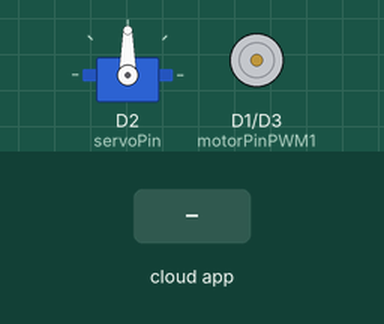
Simulated run of this sketch. Board: ESP8266 (NodeMCU). Parts: servo, motor-driver pin pairs drawn as motors (green arrow = first pin HIGH = forward, orange = second pin HIGH = backward, longer = more drive). The inputs (shaded band) are chosen by the test bench. The RemoteXY app is connected.

Above: at 1.2 s.
1.3 s: the phone or cloud app sets slider_ver to -100
At 1.9 s:
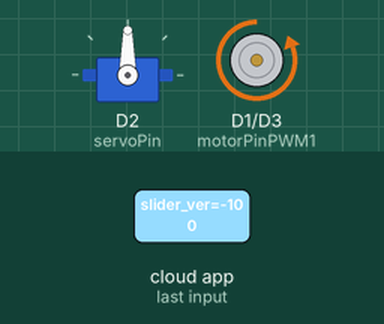
2.8 s: the phone or cloud app sets slider_gor to -100
At 3.1 s:
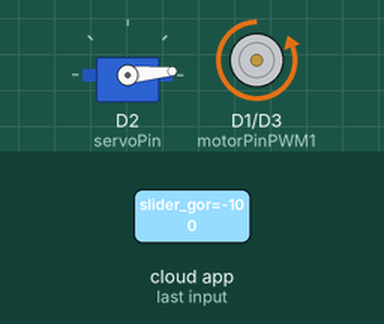
4.3 s: the phone or cloud app sets slider_ver to 100
At 5.4 s:
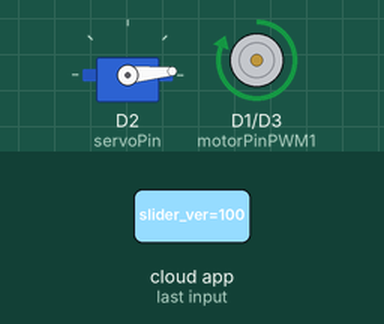
5.8 s: the phone or cloud app sets slider_gor to 0
At 6.5 s:
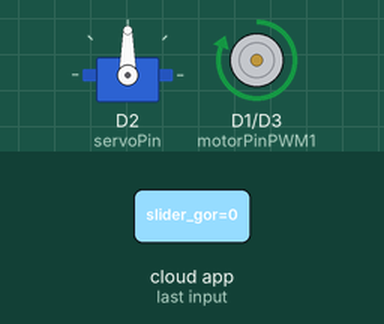
7.3 s: the phone or cloud app sets slider_gor to 100
At 7.7 s:
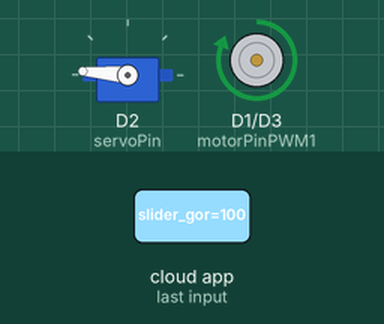
8.8 s: the phone or cloud app sets slider_ver to -100
At 10.1 s:
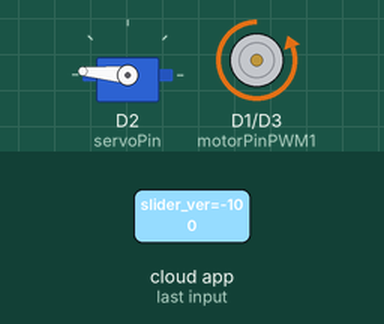
Timing chart, 0 to 11.3 s (numbered marks = the images above; inputs shaded):
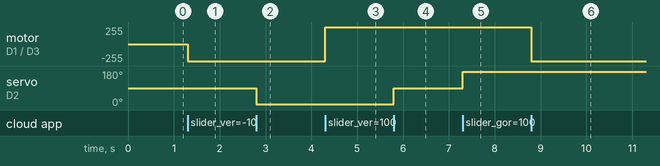

The sketch:

sketch_may20a.ino
```cpp
// (licence header left out)
//////////////////////////////////////////////
//        RemoteXY include library          //
//////////////////////////////////////////////

// можете включить вывод отладочной информации в Serial на 115200
//#define REMOTEXY__DEBUGLOG

// определение режима соединения и подключение библиотеки RemoteXY
#define REMOTEXY_MODE__WIFI_POINT
#define REMOTEXY__DEBUGLOG

#include <ESP8266WiFi.h>
#include <RemoteXY.h>
#include <Servo.h>  // Подключаем библиотеку Servo

// настройки соединения
#define REMOTEXY_WIFI_SSID "IMboat"
#define REMOTEXY_WIFI_PASSWORD ""
#define REMOTEXY_SERVER_PORT 6377
#define REMOTEXY_ACCESS_PASSWORD "12345678"


#include <RemoteXY.h>

// конфигурация интерфейса RemoteXY
#pragma pack(push, 1)
uint8_t RemoteXY_CONF[] =   // 120 bytes
  { 255,2,0,4,0,113,0,19,0,0,0,73,77,98,111,97,116,0,132,2,
  106,200,200,84,1,1,5,0,4,17,45,17,64,41,19,15,46,32,2,26,
  4,53,77,52,16,128,24,59,18,160,2,26,129,5,40,37,12,34,15,28,
  9,64,17,208,156,208,190,209,130,208,190,209,128,0,129,49,64,57,9,136,
  13,40,7,64,17,208,155,208,181,208,178,208,190,92,208,146,208,191,209,128,
  208,176,208,178,208,190,0,67,5,118,40,10,8,69,76,13,78,2,26,2 };

// структура определяет все переменные и события вашего интерфейса управления
struct {

    // input variables
  int8_t slider_ver; // oт -100 до 100
  int8_t slider_gor; // oт -100 до 100

    // output variables
  float value_02;

    // other variable
  uint8_t connect_flag;  // =1 if wire connected, else =0

} RemoteXY;
#pragma pack(pop)

/////////////////////////////////////////////
//           END RemoteXY include          //
/////////////////////////////////////////////
Servo steeringServo;

const int motorPinPWM1 = D1;
const int motorPinPWM2 = D3; // ШИМ-пины для управления скоростью мотора
const int servoPin = D2; // Пин для серводвигателя


void setup()
{
  RemoteXY_Init ();

   // Инициализация пина мотора
  pinMode(motorPinPWM1, OUTPUT);
  //pinMode(motorPinPWM2, OUTPUT);

  // Прикрепляем серву к пину
  steeringServo.attach(servoPin,360,2400);
  Serial.begin(115200);
}

void loop()
{
  RemoteXY_Handler ();
  if(RemoteXY.connect_flag == false) //Если не присоеденился телефон
 {
  analogWrite(motorPinPWM1, 0); //выключаем мотор
  analogWrite(motorPinPWM2, 0);
 }
 else{ //если подсоеденился телеофн

    // Управление мотором: преобразование -100 до 100 в -255 до 255
  int motorSpeed = map(RemoteXY.slider_ver, -100, 100, -255, 255);
  if (motorSpeed > 0){ //если скорость положительная, то крутим по часовой стрелке
     analogWrite(motorPinPWM1, motorSpeed);
     analogWrite(motorPinPWM2, 0);
     RemoteXY.value_02 = motorSpeed;
  }
  if (motorSpeed < 0){ //если скорость отрицательная, то крутим против часовой стрелки
    analogWrite(motorPinPWM2, -motorSpeed);
     analogWrite(motorPinPWM1, 0);
     RemoteXY.value_02 = motorSpeed;
  }

  // Управление сервой: преобразуем -100 до 100 в угол от 5 до 175 градусов
  int angle = map(RemoteXY.slider_gor, -100, 100, 5, 175);
  steeringServo.write(angle);

 }
}
```

Measured:
- after the input at 1.3 s, motor on D1 (motorPinPWM1) / D3 (motorPinPWM2): stopped → backward 255/255 at once
- after the input at 2.8 s, servo on D2 (servoPin): 90° → 5° at once
- after the input at 4.3 s, motor on D1 (motorPinPWM1) / D3 (motorPinPWM2): backward 255/255 → forward 255/255 at once
- after the input at 5.8 s, servo on D2 (servoPin): 5° → 90° at once
- after the input at 7.3 s, servo on D2 (servoPin): 90° → 175° at once
- after the input at 8.8 s, motor on D1 (motorPinPWM1) / D3 (motorPinPWM2): forward 255/255 → backward 255/255 at once
